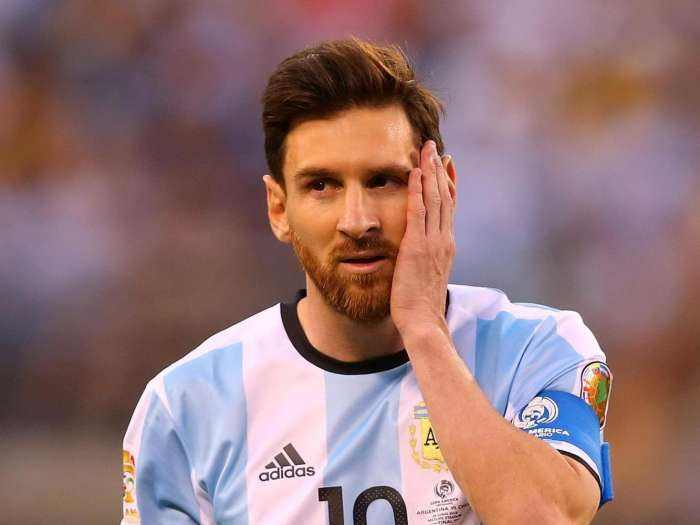
#> input picture 数据分析/day06-15/day02(7.17)/data/meixi.jpg, 700 x 525 px, found by its file name
$ jupyter execute --allow-errors Scipy.ipynb   (shell and % lines are left out)   (older library calls are emulated)
#> lines starting #> are read from the running program, lines starting #| are printed output that depends on the picture
[cell 1]
import numpy as np
import pandas as pd
from pandas import Series,DataFrame

# scipy求解积分
from scipy.integrate import quad

# 绘图专用的工具
import matplotlib.pyplot as plt

# 表示把matplotlib生成的图像绘制到当前notebook当中

# 求积分

[cell 2]
# 确认不规则图形的函数曲线
f = lambda x:(1-x**2)**0.5
# 确认不规则图形x轴的界限（-1，1）
b = 1
a = -1

[cell 3]
x = np.linspace(-1,1,100)
y = f(x)

# 绘制线性图
plt.plot(x,y)
plt.plot(x,-y)
# 调整坐标轴刻度的比例一致
plt.axis('equal')
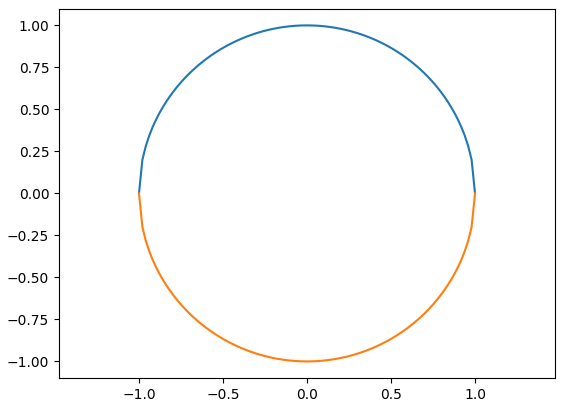
#> figure drawn by matplotlib, 1 panel; curve peaks at x = -0.0101, y = 1; curve peaks at x = -1, y = 0

[cell 4]
half_area,error = quad(f,a,b)
2*half_area/1

[cell 5]
# 绘制正弦曲线
x1 = np.linspace(0,2*np.pi,100)
y1 = np.sin(x1)
plt.plot(x1,y1)
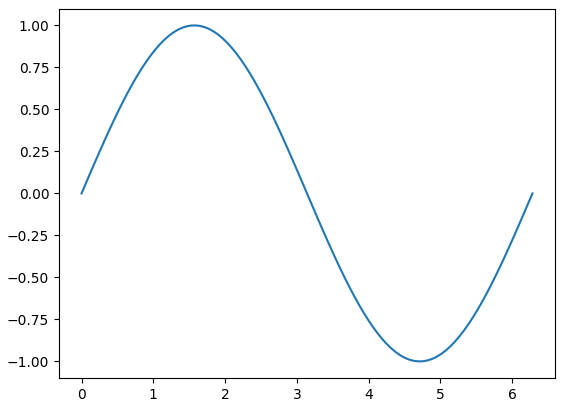
#> figure drawn by matplotlib, 1 panel; curve peaks at x = 1.59, y = 1

# 文件输入输出

[cell 6]
# 处理文本输入
import scipy.io as io
# 处理图片输入输出
import scipy.misc as misc

[cell 7]
# 把数据存储为2进制格式的数据
io.savemat()
# 读取二进制的数据文件
#> (the rest of this cell did not finish here and is left out)

[cell 8]
# 数据写入
# 支持数组对象
xiaoming = np.random.randint(0,100,size=3)
index = np.array(['语文','数学','英语'])

mdic = {
    'xiaomingkey':xiaoming,
    'indexkey':index
}
# 不需要制定文件后缀，只保存为mat格式
io.savemat('xiaomingpath',mdict=mdic)

#> (a cell that did not finish here is left out)

#> (a cell that did not finish here is left out)

#> (a cell that did not finish here is left out)

[cell 12]
plt.imshow(misc.imread('meixi.jpg'))

[cell 13]
# 使用imageio.imread替代misc.imread()
from imageio import imread

plt.imshow(imread('meixi.jpg'))

[cell 14]
meixi = plt.imread('meixi.jpg')
#> meixi is the input picture: shape (525, 700, 3); mean R, G, B 147.9, 115.7, 116.8

[cell 15]
meixi.shape
#> Out = (525, 700, 3)

[cell 16]
plt.imshow(meixi.max(axis=2),cmap='gray')
gray_meixi = meixi.max(axis=2)
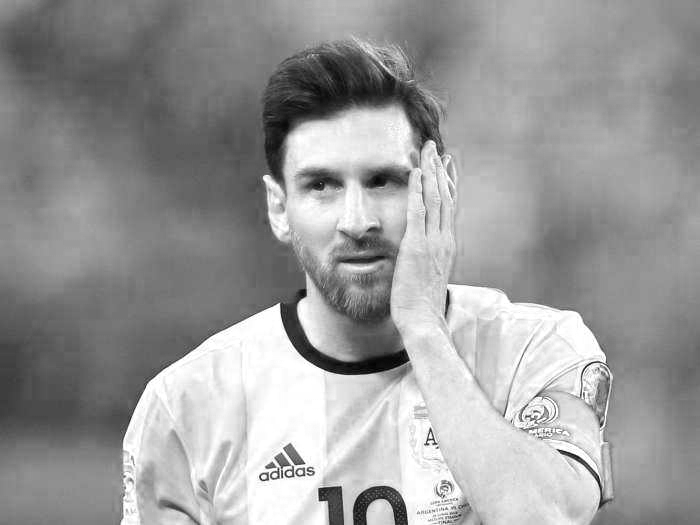
#> gray_meixi: shape (525, 700); min 1, max 255, mean 155

[cell 17]
from imageio import imwrite
imwrite('gray_meixi2.jpg',gray_meixi)

#> (a cell that did not finish here is left out)

[cell 19]
# 使用0-100之间的数，设置原始图像的百分比
# plt.imshow(misc.imresize(meixi,50))
# 使用0-1之间的小数，设置原始图像的比例
# plt.imshow(misc.imresize(meixi,0.5))
# 分别制定（heigth,width）的尺寸来修该原始图片大小
plt.imshow(misc.imresize(meixi,(200,300)))
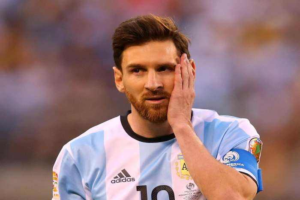
#> shown: shape (200, 300, 3); mean R, G, B 147.9, 115.7, 116.9

[cell 20]
# scikit learning
from skimage.transform import resize
# 使用skimage处理图片的大小
plt.imshow(resize(meixi,output_shape=(300,400),mode='reflect'))
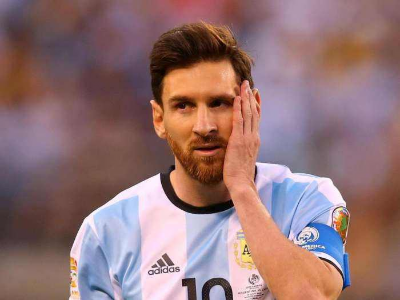
#> shown: shape (300, 400, 3) float64; mean R, G, B 0.58, 0.454, 0.458

[cell 21]
# misc.imrotate不会改变原始图片的形状
plt.imshow(misc.imrotate(meixi,90,interp='bilinear'))
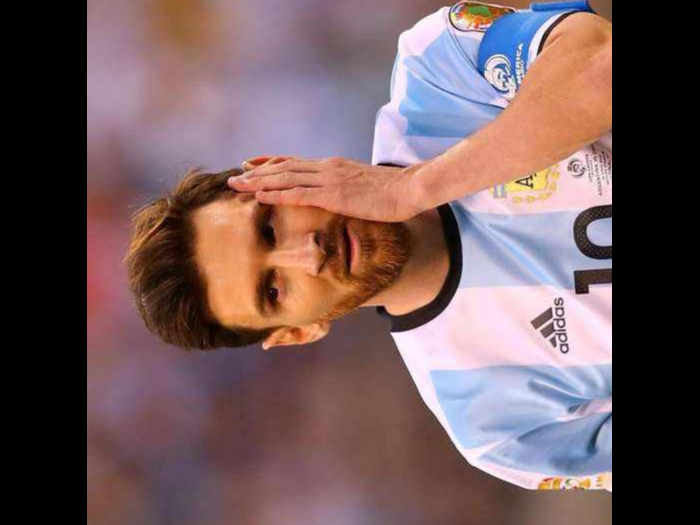
#> shown: shape (525, 700, 3); mean R, G, B 115.5, 91.6, 93.2

[cell 22]
from skimage.transform import rotate
# mode 是设置空白处的填充方式 'constant', 'edge', 'symmetric', 'reflect', 'wrap'
plt.imshow(rotate(meixi,angle=90,mode='reflect'))
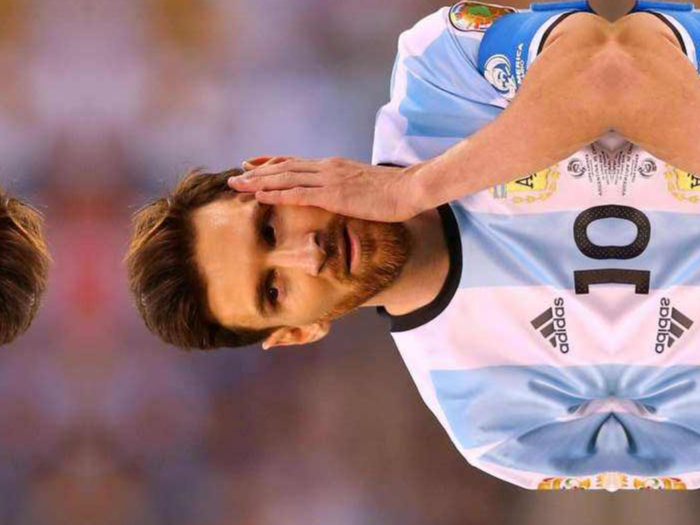
#> shown: shape (525, 700, 3) float64; mean R, G, B 0.61, 0.485, 0.495

$ run again, with 数据分析/day06-15/day02(7.17)/data/moonlanding.png saved as 数据分析/day06-15/day02(7.17)/data/meixi.jpg
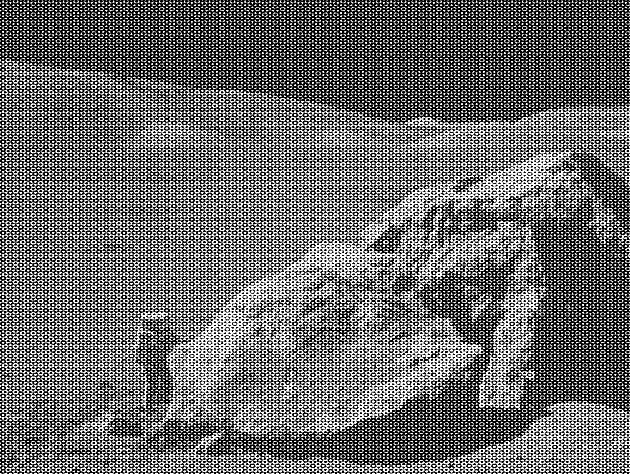
#> input picture 数据分析/day06-15/day02(7.17)/data/moonlanding.png, 630 x 474 px, found by its file name
#> meixi is the input picture: shape (474, 630); min 0, max 255, mean 108.2
#> `[cell 20] # scikit learning from skimage.transform import resize # 使用s..`:
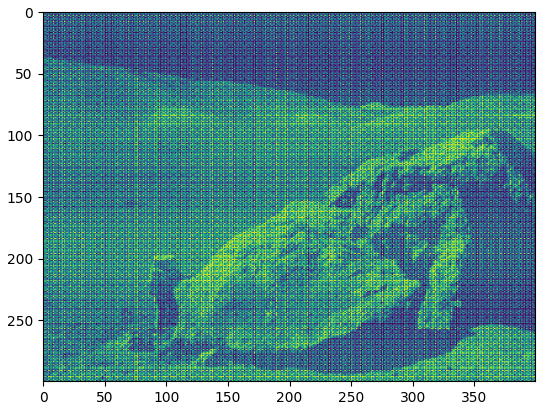
#> figure drawn by matplotlib, 1 panel
#> `[cell 22] from skimage.transform import rotate # mode 是设置空白处的填充方式 'con..`:
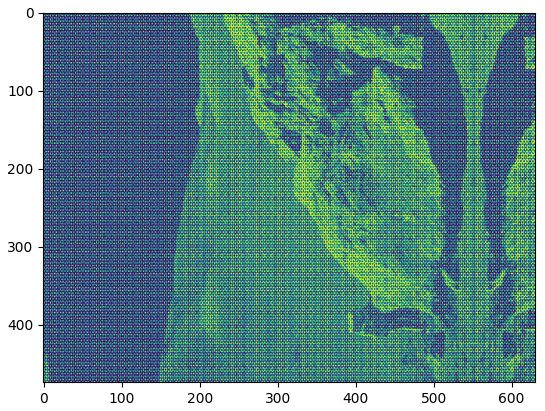
#> figure drawn by matplotlib, 1 panel
